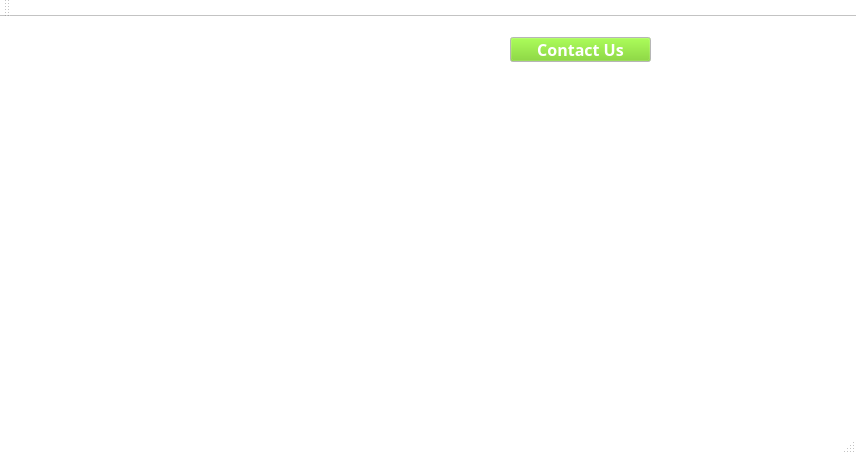
<?xml version="1.0" encoding="UTF-8"?>
<ui version="4.0">
 <class>MainWindow</class>
 <widget class="QMainWindow" name="MainWindow">
  <property name="geometry">
   <rect>
    <x>0</x>
    <y>0</y>
    <width>856</width>
    <height>454</height>
   </rect>
  </property>
  <property name="palette">
   <palette>
    <active>
     <colorrole role="Base">
      <brush brushstyle="SolidPattern">
       <color alpha="255">
        <red>255</red>
        <green>255</green>
        <blue>255</blue>
       </color>
      </brush>
     </colorrole>
     <colorrole role="Window">
      <brush brushstyle="SolidPattern">
       <color alpha="255">
        <red>255</red>
        <green>255</green>
        <blue>255</blue>
       </color>
      </brush>
     </colorrole>
    </active>
    <inactive>
     <colorrole role="Base">
      <brush brushstyle="SolidPattern">
       <color alpha="255">
        <red>255</red>
        <green>255</green>
        <blue>255</blue>
       </color>
      </brush>
     </colorrole>
     <colorrole role="Window">
      <brush brushstyle="SolidPattern">
       <color alpha="255">
        <red>255</red>
        <green>255</green>
        <blue>255</blue>
       </color>
      </brush>
     </colorrole>
    </inactive>
    <disabled>
     <colorrole role="Base">
      <brush brushstyle="SolidPattern">
       <color alpha="255">
        <red>255</red>
        <green>255</green>
        <blue>255</blue>
       </color>
      </brush>
     </colorrole>
     <colorrole role="Window">
      <brush brushstyle="SolidPattern">
       <color alpha="255">
        <red>255</red>
        <green>255</green>
        <blue>255</blue>
       </color>
      </brush>
     </colorrole>
    </disabled>
   </palette>
  </property>
  <property name="windowTitle">
   <string>Home</string>
  </property>
  <widget class="QWidget" name="centralWidget">
   <widget class="drawWt" name="widget" native="true">
    <property name="geometry">
     <rect>
      <x>20</x>
      <y>20</y>
      <width>441</width>
      <height>211</height>
     </rect>
    </property>
    <property name="palette">
     <palette>
      <active>
       <colorrole role="WindowText">
        <brush brushstyle="SolidPattern">
         <color alpha="255">
          <red>0</red>
          <green>0</green>
          <blue>0</blue>
         </color>
        </brush>
       </colorrole>
       <colorrole role="Button">
        <brush brushstyle="SolidPattern">
         <color alpha="255">
          <red>115</red>
          <green>210</green>
          <blue>22</blue>
         </color>
        </brush>
       </colorrole>
       <colorrole role="Light">
        <brush brushstyle="SolidPattern">
         <color alpha="255">
          <red>170</red>
          <green>255</green>
          <blue>87</blue>
         </color>
        </brush>
       </colorrole>
       <colorrole role="Midlight">
        <brush brushstyle="SolidPattern">
         <color alpha="255">
          <red>142</red>
          <green>232</green>
          <blue>54</blue>
         </color>
        </brush>
       </colorrole>
       <colorrole role="Dark">
        <brush brushstyle="SolidPattern">
         <color alpha="255">
          <red>57</red>
          <green>105</green>
          <blue>11</blue>
         </color>
        </brush>
       </colorrole>
       <colorrole role="Mid">
        <brush brushstyle="SolidPattern">
         <color alpha="255">
          <red>76</red>
          <green>140</green>
          <blue>14</blue>
         </color>
        </brush>
       </colorrole>
       <colorrole role="Text">
        <brush brushstyle="SolidPattern">
         <color alpha="255">
          <red>0</red>
          <green>0</green>
          <blue>0</blue>
         </color>
        </brush>
       </colorrole>
       <colorrole role="BrightText">
        <brush brushstyle="SolidPattern">
         <color alpha="255">
          <red>255</red>
          <green>255</green>
          <blue>255</blue>
         </color>
        </brush>
       </colorrole>
       <colorrole role="ButtonText">
        <brush brushstyle="SolidPattern">
         <color alpha="255">
          <red>0</red>
          <green>0</green>
          <blue>0</blue>
         </color>
        </brush>
       </colorrole>
       <colorrole role="Base">
        <brush brushstyle="SolidPattern">
         <color alpha="255">
          <red>255</red>
          <green>255</green>
          <blue>255</blue>
         </color>
        </brush>
       </colorrole>
       <colorrole role="Window">
        <brush brushstyle="SolidPattern">
         <color alpha="255">
          <red>115</red>
          <green>210</green>
          <blue>22</blue>
         </color>
        </brush>
       </colorrole>
       <colorrole role="Shadow">
        <brush brushstyle="SolidPattern">
         <color alpha="255">
          <red>0</red>
          <green>0</green>
          <blue>0</blue>
         </color>
        </brush>
       </colorrole>
       <colorrole role="AlternateBase">
        <brush brushstyle="SolidPattern">
         <color alpha="255">
          <red>185</red>
          <green>232</green>
          <blue>138</blue>
         </color>
        </brush>
       </colorrole>
       <colorrole role="ToolTipBase">
        <brush brushstyle="SolidPattern">
         <color alpha="255">
          <red>255</red>
          <green>255</green>
          <blue>220</blue>
         </color>
        </brush>
       </colorrole>
       <colorrole role="ToolTipText">
        <brush brushstyle="SolidPattern">
         <color alpha="255">
          <red>0</red>
          <green>0</green>
          <blue>0</blue>
         </color>
        </brush>
       </colorrole>
      </active>
      <inactive>
       <colorrole role="WindowText">
        <brush brushstyle="SolidPattern">
         <color alpha="255">
          <red>0</red>
          <green>0</green>
          <blue>0</blue>
         </color>
        </brush>
       </colorrole>
       <colorrole role="Button">
        <brush brushstyle="SolidPattern">
         <color alpha="255">
          <red>115</red>
          <green>210</green>
          <blue>22</blue>
         </color>
        </brush>
       </colorrole>
       <colorrole role="Light">
        <brush brushstyle="SolidPattern">
         <color alpha="255">
          <red>170</red>
          <green>255</green>
          <blue>87</blue>
         </color>
        </brush>
       </colorrole>
       <colorrole role="Midlight">
        <brush brushstyle="SolidPattern">
         <color alpha="255">
          <red>142</red>
          <green>232</green>
          <blue>54</blue>
         </color>
        </brush>
       </colorrole>
       <colorrole role="Dark">
        <brush brushstyle="SolidPattern">
         <color alpha="255">
          <red>57</red>
          <green>105</green>
          <blue>11</blue>
         </color>
        </brush>
       </colorrole>
       <colorrole role="Mid">
        <brush brushstyle="SolidPattern">
         <color alpha="255">
          <red>76</red>
          <green>140</green>
          <blue>14</blue>
         </color>
        </brush>
       </colorrole>
       <colorrole role="Text">
        <brush brushstyle="SolidPattern">
         <color alpha="255">
          <red>0</red>
          <green>0</green>
          <blue>0</blue>
         </color>
        </brush>
       </colorrole>
       <colorrole role="BrightText">
        <brush brushstyle="SolidPattern">
         <color alpha="255">
          <red>255</red>
          <green>255</green>
          <blue>255</blue>
         </color>
        </brush>
       </colorrole>
       <colorrole role="ButtonText">
        <brush brushstyle="SolidPattern">
         <color alpha="255">
          <red>0</red>
          <green>0</green>
          <blue>0</blue>
         </color>
        </brush>
       </colorrole>
       <colorrole role="Base">
        <brush brushstyle="SolidPattern">
         <color alpha="255">
          <red>255</red>
          <green>255</green>
          <blue>255</blue>
         </color>
        </brush>
       </colorrole>
       <colorrole role="Window">
        <brush brushstyle="SolidPattern">
         <color alpha="255">
          <red>115</red>
          <green>210</green>
          <blue>22</blue>
         </color>
        </brush>
       </colorrole>
       <colorrole role="Shadow">
        <brush brushstyle="SolidPattern">
         <color alpha="255">
          <red>0</red>
          <green>0</green>
          <blue>0</blue>
         </color>
        </brush>
       </colorrole>
       <colorrole role="AlternateBase">
        <brush brushstyle="SolidPattern">
         <color alpha="255">
          <red>185</red>
          <green>232</green>
          <blue>138</blue>
         </color>
        </brush>
       </colorrole>
       <colorrole role="ToolTipBase">
        <brush brushstyle="SolidPattern">
         <color alpha="255">
          <red>255</red>
          <green>255</green>
          <blue>220</blue>
         </color>
        </brush>
       </colorrole>
       <colorrole role="ToolTipText">
        <brush brushstyle="SolidPattern">
         <color alpha="255">
          <red>0</red>
          <green>0</green>
          <blue>0</blue>
         </color>
        </brush>
       </colorrole>
      </inactive>
      <disabled>
       <colorrole role="WindowText">
        <brush brushstyle="SolidPattern">
         <color alpha="255">
          <red>57</red>
          <green>105</green>
          <blue>11</blue>
         </color>
        </brush>
       </colorrole>
       <colorrole role="Button">
        <brush brushstyle="SolidPattern">
         <color alpha="255">
          <red>115</red>
          <green>210</green>
          <blue>22</blue>
         </color>
        </brush>
       </colorrole>
       <colorrole role="Light">
        <brush brushstyle="SolidPattern">
         <color alpha="255">
          <red>170</red>
          <green>255</green>
          <blue>87</blue>
         </color>
        </brush>
       </colorrole>
       <colorrole role="Midlight">
        <brush brushstyle="SolidPattern">
         <color alpha="255">
          <red>142</red>
          <green>232</green>
          <blue>54</blue>
         </color>
        </brush>
       </colorrole>
       <colorrole role="Dark">
        <brush brushstyle="SolidPattern">
         <color alpha="255">
          <red>57</red>
          <green>105</green>
          <blue>11</blue>
         </color>
        </brush>
       </colorrole>
       <colorrole role="Mid">
        <brush brushstyle="SolidPattern">
         <color alpha="255">
          <red>76</red>
          <green>140</green>
          <blue>14</blue>
         </color>
        </brush>
       </colorrole>
       <colorrole role="Text">
        <brush brushstyle="SolidPattern">
         <color alpha="255">
          <red>57</red>
          <green>105</green>
          <blue>11</blue>
         </color>
        </brush>
       </colorrole>
       <colorrole role="BrightText">
        <brush brushstyle="SolidPattern">
         <color alpha="255">
          <red>255</red>
          <green>255</green>
          <blue>255</blue>
         </color>
        </brush>
       </colorrole>
       <colorrole role="ButtonText">
        <brush brushstyle="SolidPattern">
         <color alpha="255">
          <red>57</red>
          <green>105</green>
          <blue>11</blue>
         </color>
        </brush>
       </colorrole>
       <colorrole role="Base">
        <brush brushstyle="SolidPattern">
         <color alpha="255">
          <red>115</red>
          <green>210</green>
          <blue>22</blue>
         </color>
        </brush>
       </colorrole>
       <colorrole role="Window">
        <brush brushstyle="SolidPattern">
         <color alpha="255">
          <red>115</red>
          <green>210</green>
          <blue>22</blue>
         </color>
        </brush>
       </colorrole>
       <colorrole role="Shadow">
        <brush brushstyle="SolidPattern">
         <color alpha="255">
          <red>0</red>
          <green>0</green>
          <blue>0</blue>
         </color>
        </brush>
       </colorrole>
       <colorrole role="AlternateBase">
        <brush brushstyle="SolidPattern">
         <color alpha="255">
          <red>115</red>
          <green>210</green>
          <blue>22</blue>
         </color>
        </brush>
       </colorrole>
       <colorrole role="ToolTipBase">
        <brush brushstyle="SolidPattern">
         <color alpha="255">
          <red>255</red>
          <green>255</green>
          <blue>220</blue>
         </color>
        </brush>
       </colorrole>
       <colorrole role="ToolTipText">
        <brush brushstyle="SolidPattern">
         <color alpha="255">
          <red>0</red>
          <green>0</green>
          <blue>0</blue>
         </color>
        </brush>
       </colorrole>
      </disabled>
     </palette>
    </property>
   </widget>
   <widget class="QPushButton" name="contactUs_btn">
    <property name="geometry">
     <rect>
      <x>510</x>
      <y>20</y>
      <width>141</width>
      <height>25</height>
     </rect>
    </property>
    <property name="palette">
     <palette>
      <active>
       <colorrole role="WindowText">
        <brush brushstyle="SolidPattern">
         <color alpha="255">
          <red>255</red>
          <green>255</green>
          <blue>255</blue>
         </color>
        </brush>
       </colorrole>
       <colorrole role="Button">
        <brush brushstyle="SolidPattern">
         <color alpha="255">
          <red>115</red>
          <green>210</green>
          <blue>22</blue>
         </color>
        </brush>
       </colorrole>
       <colorrole role="Text">
        <brush brushstyle="SolidPattern">
         <color alpha="255">
          <red>0</red>
          <green>0</green>
          <blue>0</blue>
         </color>
        </brush>
       </colorrole>
       <colorrole role="ButtonText">
        <brush brushstyle="SolidPattern">
         <color alpha="255">
          <red>255</red>
          <green>255</green>
          <blue>255</blue>
         </color>
        </brush>
       </colorrole>
      </active>
      <inactive>
       <colorrole role="WindowText">
        <brush brushstyle="SolidPattern">
         <color alpha="255">
          <red>255</red>
          <green>255</green>
          <blue>255</blue>
         </color>
        </brush>
       </colorrole>
       <colorrole role="Button">
        <brush brushstyle="SolidPattern">
         <color alpha="255">
          <red>115</red>
          <green>210</green>
          <blue>22</blue>
         </color>
        </brush>
       </colorrole>
       <colorrole role="Text">
        <brush brushstyle="SolidPattern">
         <color alpha="255">
          <red>0</red>
          <green>0</green>
          <blue>0</blue>
         </color>
        </brush>
       </colorrole>
       <colorrole role="ButtonText">
        <brush brushstyle="SolidPattern">
         <color alpha="255">
          <red>255</red>
          <green>255</green>
          <blue>255</blue>
         </color>
        </brush>
       </colorrole>
      </inactive>
      <disabled>
       <colorrole role="WindowText">
        <brush brushstyle="SolidPattern">
         <color alpha="255">
          <red>190</red>
          <green>190</green>
          <blue>190</blue>
         </color>
        </brush>
       </colorrole>
       <colorrole role="Button">
        <brush brushstyle="SolidPattern">
         <color alpha="255">
          <red>115</red>
          <green>210</green>
          <blue>22</blue>
         </color>
        </brush>
       </colorrole>
       <colorrole role="Text">
        <brush brushstyle="SolidPattern">
         <color alpha="255">
          <red>190</red>
          <green>190</green>
          <blue>190</blue>
         </color>
        </brush>
       </colorrole>
       <colorrole role="ButtonText">
        <brush brushstyle="SolidPattern">
         <color alpha="255">
          <red>190</red>
          <green>190</green>
          <blue>190</blue>
         </color>
        </brush>
       </colorrole>
      </disabled>
     </palette>
    </property>
    <property name="font">
     <font>
      <family>Tlwg Typo</family>
      <pointsize>12</pointsize>
      <weight>75</weight>
      <bold>true</bold>
     </font>
    </property>
    <property name="text">
     <string>Contact Us</string>
    </property>
   </widget>
  </widget>
  <widget class="QMenuBar" name="menuBar">
   <property name="geometry">
    <rect>
     <x>0</x>
     <y>0</y>
     <width>856</width>
     <height>22</height>
    </rect>
   </property>
  </widget>
  <widget class="QToolBar" name="mainToolBar">
   <attribute name="toolBarArea">
    <enum>TopToolBarArea</enum>
   </attribute>
   <attribute name="toolBarBreak">
    <bool>false</bool>
   </attribute>
  </widget>
  <widget class="QStatusBar" name="statusBar"/>
 </widget>
 <layoutdefault spacing="6" margin="11"/>
 <customwidgets>
  <customwidget>
   <class>drawWt</class>
   <extends>QWidget</extends>
   <header location="global">drawwt.h</header>
   <container>1</container>
  </customwidget>
 </customwidgets>
 <resources/>
 <connections/>
</ui>
